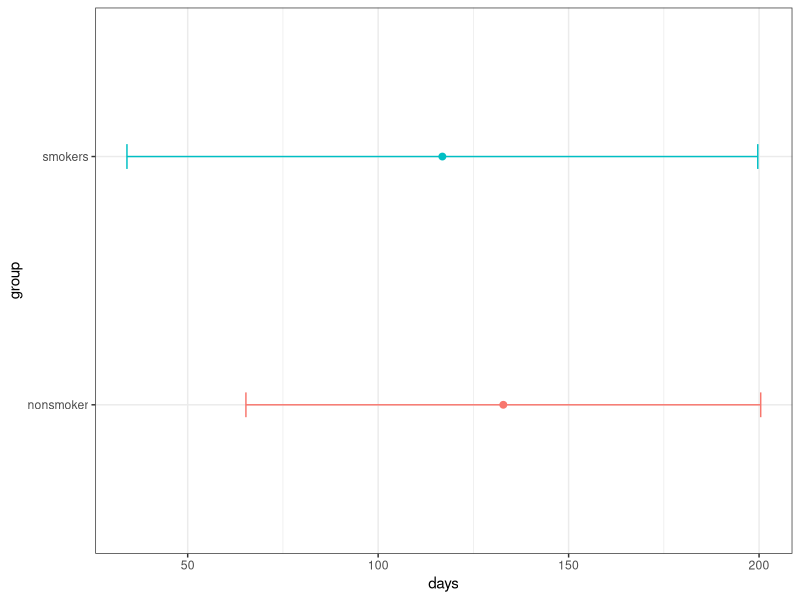
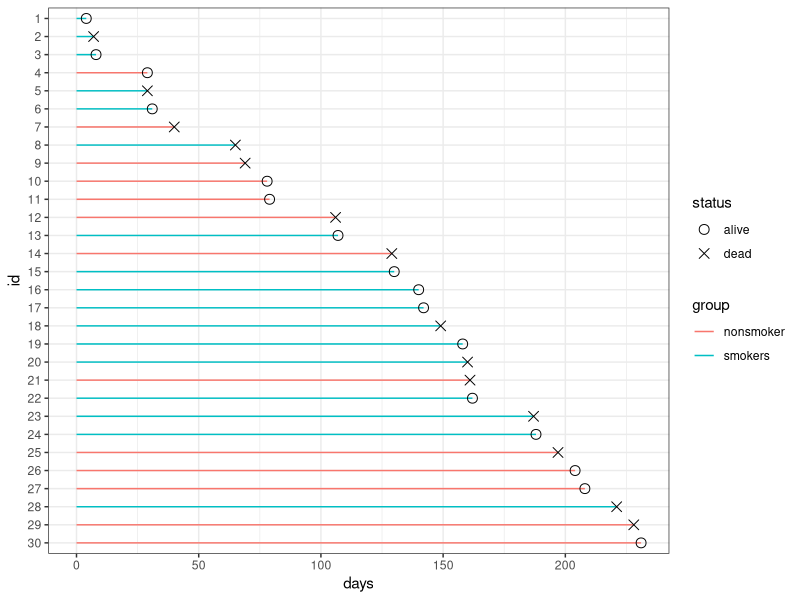
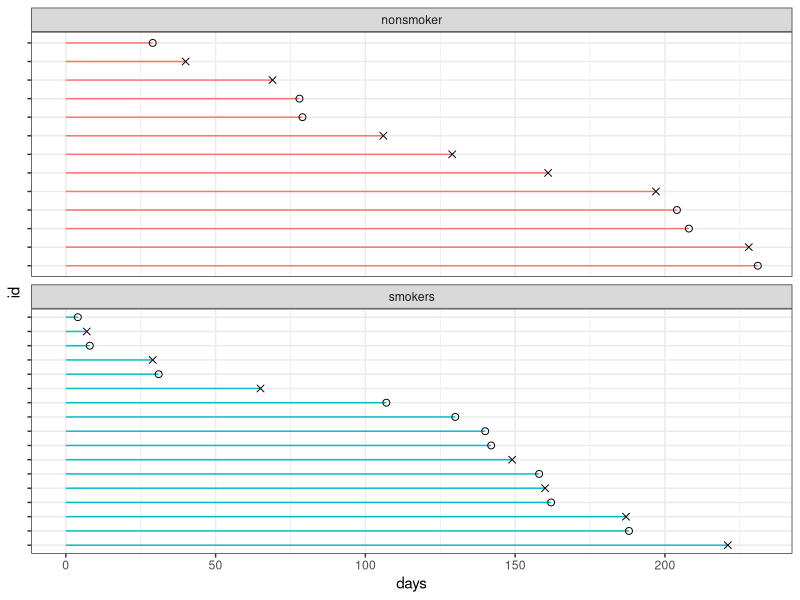

These charts were generated, in order, by the following R code:
# Paquetes ----------------------------------------------------------------

library(dplyr)
library(ggplot2)
library(survival)

# Lectura -----------------------------------------------------------------

datos <- readxl::read_xlsx("smoke.xlsx")
#datos <- rio::import("smoke.xlsx")

# Descriptivo -------------------------------------------------------------

datos %>% head

datos$group %>% table

datos$status %>% table

datos %>% group_by(group) %>% 
  summarise(days_prom = mean(days), days_sd = sd(days))

datos %>% group_by(group) %>% filter(status == "dead") %>% 
  summarise(days_prom = mean(days), days_sd = sd(days)) %>% 
  ggplot(., aes(x = group, y = days_prom, color = group)) +
  geom_point(position = position_dodge(width = 0.5), size = 2) + 
  geom_errorbar(aes(ymin = days_prom - days_sd, ymax = days_prom + days_sd, color = group), width = 0.1) +
  coord_flip() + theme_bw() + labs(y = "days", x = "group") +
  scale_color_discrete(NULL) + theme(legend.position="none")

# Surv --------------------------------------------------------------------

datos2 <- datos %>% 
  mutate(status = case_when(
    status == "alive" ~ 0,
    status == "dead" ~ 1
  ))

Surv(datos2$days, datos2$status)

# Tiempos de vida ---------------------------------------------------------

datos %>% mutate(id = 1:n()) %>% 
  ggplot() +
  geom_errorbar(aes(y = reorder(id, desc(id)), xmin = 0, xmax = days, color = group), width = 0) +
  geom_point(aes(x = days, y = reorder(id, desc(id)), shape = status), size = 3) +
  labs(x = "days", y = "id") + scale_shape_manual(values = c(1, 4)) +
  theme_bw()

datos %>% mutate(id = 1:n()) %>% 
  ggplot() + facet_wrap(~ group, scales = "free_y", ncol = 1) +
  geom_errorbar(aes(y = reorder(id, desc(id)), xmin = 0, xmax = days, color = group), width = 0) +
  geom_point(aes(x = days, y = reorder(id, desc(id)), shape = status), size = 2) +
  labs(x = "days", y = "id") + scale_shape_manual(values = c(1, 4)) +
  theme_bw() + theme(legend.position = "none", axis.text.y = element_blank())
